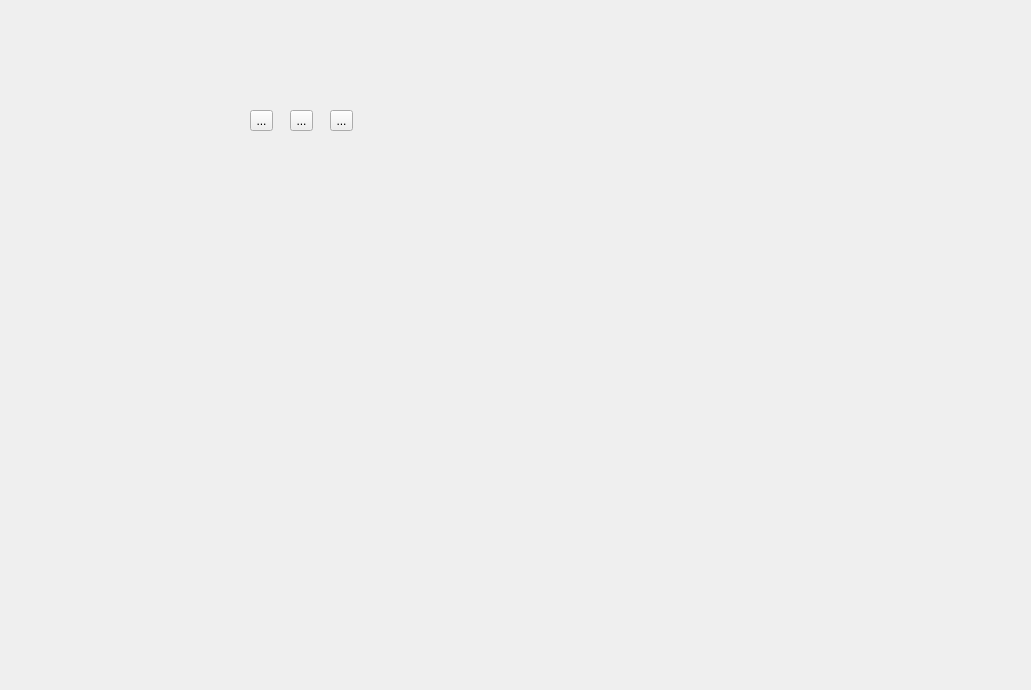
<?xml version="1.0" encoding="UTF-8"?>
<ui version="4.0">
 <class>MainWindow</class>
 <widget class="QMainWindow" name="MainWindow">
  <property name="geometry">
   <rect>
    <x>0</x>
    <y>0</y>
    <width>1031</width>
    <height>690</height>
   </rect>
  </property>
  <property name="windowTitle">
   <string>MainWindow</string>
  </property>
  <widget class="QWidget" name="centralwidget">
   <widget class="QToolButton" name="btnMinimized">
    <property name="geometry">
     <rect>
      <x>250</x>
      <y>110</y>
      <width>23</width>
      <height>21</height>
     </rect>
    </property>
    <property name="text">
     <string>...</string>
    </property>
   </widget>
   <widget class="QToolButton" name="btnMaximized">
    <property name="geometry">
     <rect>
      <x>290</x>
      <y>110</y>
      <width>23</width>
      <height>21</height>
     </rect>
    </property>
    <property name="text">
     <string>...</string>
    </property>
   </widget>
   <widget class="QToolButton" name="btnClose">
    <property name="geometry">
     <rect>
      <x>330</x>
      <y>110</y>
      <width>23</width>
      <height>21</height>
     </rect>
    </property>
    <property name="text">
     <string>...</string>
    </property>
   </widget>
  </widget>
 </widget>
 <resources/>
 <connections/>
</ui>
